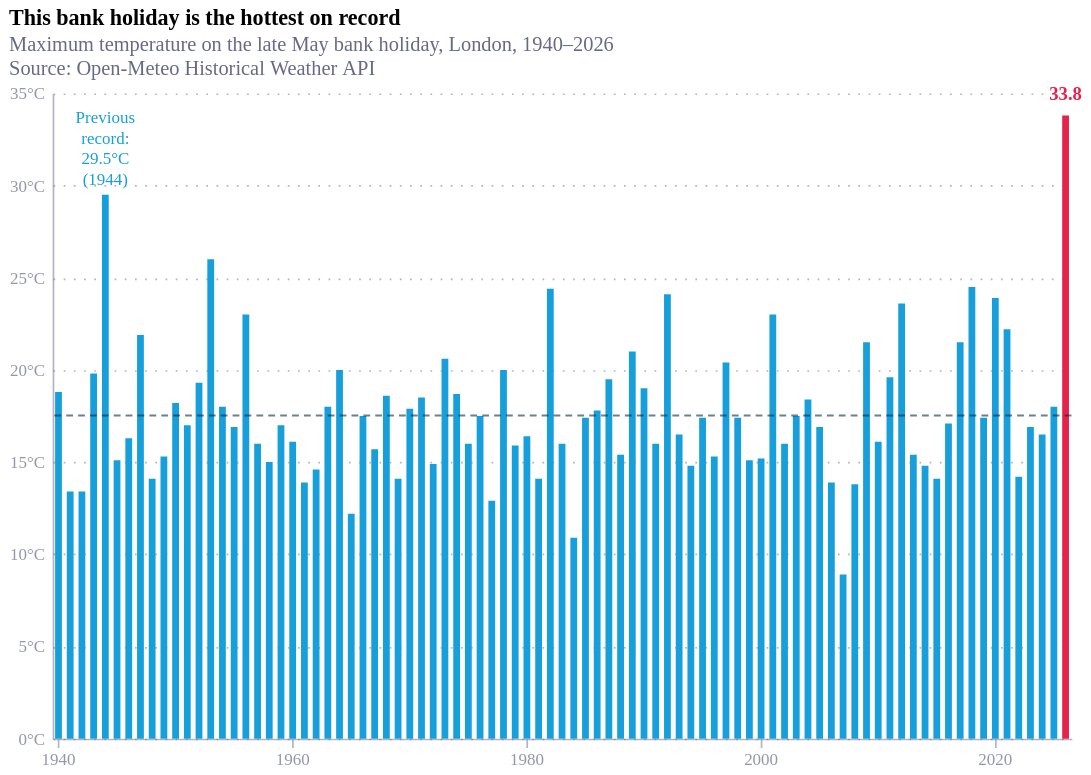

Notebook code for this chart:
### Code cell
bh_om["year_str"] = bh_om["year"].astype(str)

mean_val = bh_om[bh_om["year"] < 2026]["tmax"].mean()

bars = alt.Chart(bh_om).mark_bar(width=4).encode(
    x=alt.X("year:O",
            axis=alt.Axis(
                values=[1940, 1960, 1980, 2000, 2020],
                labelExpr="datum.value == 2026 ? '' : datum.value",
                labelAngle=0,
                title=""
            )),
    y=alt.Y("tmax:Q",
            axis=alt.Axis(labelExpr="datum.value + '°C'"),
            title=""),
    color=alt.condition(
        alt.datum.year == 2026,
        alt.value(pallete["nominal_2"]),
        alt.value(pallete["nominal_1"])
    ),
    tooltip=[
        alt.Tooltip("year:O", title="Year"),
        alt.Tooltip("date:T", title="Date", format="%d %b %Y"),
        alt.Tooltip("tmax:Q", title="Max temp (°C)", format=".1f")
    ]
)

mean_line = alt.Chart(pd.DataFrame({"y": [mean_val]})).mark_rule(
    strokeDash=[4, 3],
    strokeWidth=1.2,
    color=pallete["domain"],
    opacity=0.6
).encode(y="y:Q")

mean_label = alt.Chart(pd.DataFrame({
    "y": [mean_val],
    "text": [f"Average: {mean_val:.1f}°C"]
})).mark_text(
    align="right", dx=-4, dy=-8, fontSize=10,
    color=pallete["domain"]
).encode(
    x=alt.value(900),
    y="y:Q",
    text="text:N"
)

# 2026 label
label_2026 = alt.Chart(bh_om[bh_om["year"] == 2026]).mark_text(
    align="center", dy=-12, fontSize=11,
    fontWeight="bold", color=pallete["nominal_2"]
).encode(
    x=alt.X("year:O"),
    y=alt.Y("tmax:Q"),
    text=alt.Text("tmax:Q", format=".1f")
)

# 1944 label
label_1944 = alt.Chart(bh_om[bh_om["year"] == 1944]).mark_text(
    align="center", dy=-45, fontSize=10,
    color=pallete["nominal_1"]
).encode(
    x=alt.X("year:O"),
    y=alt.Y("tmax:Q"),
    text=alt.value(["Previous", "record: ", "29.5°C ", "(1944)"])
)

bar = (bars + mean_line + label_2026 + label_1944).properties(
    width=600,
    height=380,
    title=alt.TitleParams(
        text="This bank holiday is the hottest on record",
        subtitle=[
            "Maximum temperature on the late May bank holiday, London, 1940–2026",
            "Source: Open-Meteo Historical Weather API"
        ],
        subtitleColor="#676A86",
        anchor="start"
    )
)

bar

### Figure 1 — Vega-Lite specification as saved in the notebook (floating-point values rounded to 4 significant figures)
{"config": {"font": "Circular Std", "mark": {"line": {"interpolate": "monotone"}}, "view": {"stroke": "transparent", "width": 400, "height": 300}, "range": {"category": ["#36B7B4", "#E6224B", "#F4C245", "#0063AF", "#00A767", "#179FDB", "#EB5C2E"], "diverging": ["#E6224B", "#E54753", "#C9C9C9", "#179FDB", "#122B39"], "heatmap": ["#C9C9C9", "#179FDB", "#0063AF", "#122B39"], "ordinal": ["#00A767", "#36B7B4", "#179FDB", "#0063AF", "#243B5A"]}, "axisX": {"domainColor": "#676A86", "domainOpacity": 0.5, "grid": false, "labelAngle": 0, "labelColor": "#676A86", "labelOpacity": 0.7, "orient": "bottom", "tickColor": "#676A86", "tickCount": 10, "tickOpacity": 0.5, "title": false, "titleAlign": "center", "titleAnchor": "middle", "titleColor": "#676A86", "titleFontSize": 12, "titleOpacity": 0.8, "titleY": -15}, "axisY": {"domainColor": "#676A86", "domainOpacity": 0.5, "gridColor": "#676A86", "gridDash": [1, 5], "gridOpacity": 0.5, "labelColor": "#676A86", "labelOpacity": 0.7, "labelPadding": 5, "tickColor": "#676A86", "tickCount": 8, "tickOpacity": 0.5, "ticks": false, "titleAlign": "left", "titleAngle": 0, "titleBaseline": "bottom", "titleColor": "#676A86", "titleFontSize": 12, "titleOpacity": 0.8, "titleX": 0, "titleY": -7}}, "layer": [{"data": {"name": "data-e45074591a3da60e2c8cd74bab181f10"}, "mark": {"type": "bar", "width": 4}, "encoding": {"color": {"condition": {"test": "(datum.year === 2026)", "value": "#e6224b"}, "value": "#179fdb"}, "tooltip": [{"field": "year", "title": "Year", "type": "ordinal"}, {"field": "date", "format": "%d %b %Y", "title": "Date", "type": "temporal"}, {"field": "tmax", "format": ".1f", "title": "Max temp (°C)", "type": "quantitative"}], "x": {"axis": {"labelAngle": 0, "labelExpr": "datum.value == 2026 ? '' : datum.value", "title": "", "values": [1940, 1960, 1980, 2000, 2020]}, "field": "year", "type": "ordinal"}, "y": {"axis": {"labelExpr": "datum.value + '°C'"}, "field": "tmax", "title": "", "type": "quantitative"}}}, {"data": {"name": "data-49e26bf347e601a27627901a5b3d7759"}, "mark": {"type": "rule", "color": "#122b39", "opacity": 0.6, "strokeDash": [4, 3], "strokeWidth": 1.2}, "encoding": {"y": {"field": "y", "type": "quantitative"}}}, {"data": {"name": "data-6ebb2631ce6d2b8b1b8875a9080eb627"}, "mark": {"type": "text", "align": "center", "color": "#e6224b", "dy": -12, "fontSize": 11, "fontWeight": "bold"}, "encoding": {"text": {"field": "tmax", "format": ".1f", "type": "quantitative"}, "x": {"field": "year", "type": "ordinal"}, "y": {"field": "tmax", "type": "quantitative"}}}, {"data": {"name": "data-a30e0ec029662c81aa3b89ad3822c38d"}, "mark": {"type": "text", "align": "center", "color": "#179fdb", "dy": -45, "fontSize": 10}, "encoding": {"text": {"value": ["Previous", "record: ", "29.5°C ", "(1944)"]}, "x": {"field": "year", "type": "ordinal"}, "y": {"field": "tmax", "type": "quantitative"}}}], "height": 380, "title": {"text": "This bank holiday is the hottest on record", "anchor": "start", "subtitle": ["Maximum temperature on the late May bank holiday, London, 1940–2026", "Source: Open-Meteo Historical Weather API"], "subtitleColor": "#676A86"}, "width": 600, "$schema": "https://vega.github.io/schema/vega-lite/v6.1.0.json", "datasets": {"data-e45074591a3da60e2c8cd74bab181f10": [{"date": "1940-05-27T00:00:00", "tmax": 18.8, "year": 1940, "year_str": "1940"}, {"date": "1941-05-26T00:00:00", "tmax": 13.4, "year": 1941, "year_str": "1941"}, {"date": "1942-05-25T00:00:00", "tmax": 13.4, "year": 1942, "year_str": "1942"}, {"date": "1943-05-31T00:00:00", "tmax": 19.8, "year": 1943, "year_str": "1943"}, {"date": "1944-05-29T00:00:00", "tmax": 29.5, "year": 1944, "year_str": "1944"}, {"date": "1945-05-28T00:00:00", "tmax": 15.1, "year": 1945, "year_str": "1945"}, {"date": "1946-05-27T00:00:00", "tmax": 16.3, "year": 1946, "year_str": "1946"}, {"date": "1947-05-26T00:00:00", "tmax": 21.9, "year": 1947, "year_str": "1947"}, {"date": "1948-05-31T00:00:00", "tmax": 14.1, "year": 1948, "year_str": "1948"}, {"date": "1949-05-30T00:00:00", "tmax": 15.3, "year": 1949, "year_str": "1949"}, {"date": "1950-05-29T00:00:00", "tmax": 18.2, "year": 1950, "year_str": "1950"}, {"date": "1951-05-28T00:00:00", "tmax": 17.0, "year": 1951, "year_str": "1951"}, {"date": "1952-05-26T00:00:00", "tmax": 19.3, "year": 1952, "year_str": "1952"}, {"date": "1953-05-25T00:00:00", "tmax": 26.0, "year": 1953, "year_str": "1953"}, {"date": "1954-05-31T00:00:00", "tmax": 18.0, "year": 1954, "year_str": "1954"}, {"date": "1955-05-30T00:00:00", "tmax": 16.9, "year": 1955, "year_str": "1955"}, {"date": "1956-05-28T00:00:00", "tmax": 23.0, "year": 1956, "year_str": "1956"}, {"date": "1957-05-27T00:00:00", "tmax": 16.0, "year": 1957, "year_str": "1957"}, {"date": "1958-05-26T00:00:00", "tmax": 15.0, "year": 1958, "year_str": "1958"}, {"date": "1959-05-25T00:00:00", "tmax": 17.0, "year": 1959, "year_str": "1959"}, {"date": "1960-05-30T00:00:00", "tmax": 16.1, "year": 1960, "year_str": "1960"}, {"date": "1961-05-29T00:00:00", "tmax": 13.9, "year": 1961, "year_str": "1961"}, {"date": "1962-05-28T00:00:00", "tmax": 14.6, "year": 1962, "year_str": "1962"}, {"date": "1963-05-27T00:00:00", "tmax": 18.0, "year": 1963, "year_str": "1963"}, {"date": "1964-05-25T00:00:00", "tmax": 20.0, "year": 1964, "year_str": "1964"}, {"date": "1965-05-31T00:00:00", "tmax": 12.2, "year": 1965, "year_str": "1965"}, {"date": "1966-05-30T00:00:00", "tmax": 17.5, "year": 1966, "year_str": "1966"}, {"date": "1967-05-29T00:00:00", "tmax": 15.7, "year": 1967, "year_str": "1967"}, {"date": "1968-05-27T00:00:00", "tmax": 18.6, "year": 1968, "year_str": "1968"}, {"date": "1969-05-26T00:00:00", "tmax": 14.1, "year": 1969, "year_str": "1969"}, {"date": "1970-05-25T00:00:00", "tmax": 17.9, "year": 1970, "year_str": "1970"}, {"date": "1971-05-31T00:00:00", "tmax": 18.5, "year": 1971, "year_str": "1971"}, {"date": "1972-05-29T00:00:00", "tmax": 14.9, "year": 1972, "year_str": "1972"}, {"date": "1973-05-28T00:00:00", "tmax": 20.6, "year": 1973, "year_str": "1973"}, {"date": "1974-05-27T00:00:00", "tmax": 18.7, "year": 1974, "year_str": "1974"}, {"date": "1975-05-26T00:00:00", "tmax": 16.0, "year": 1975, "year_str": "1975"}, {"date": "1976-05-31T00:00:00", "tmax": 17.5, "year": 1976, "year_str": "1976"}, {"date": "1977-05-30T00:00:00", "tmax": 12.9, "year": 1977, "year_str": "1977"}, {"date": "1978-05-29T00:00:00", "tmax": 20.0, "year": 1978, "year_str": "1978"}, {"date": "1979-05-28T00:00:00", "tmax": 15.9, "year": 1979, "year_str": "1979"}, {"date": "1980-05-26T00:00:00", "tmax": 16.4, "year": 1980, "year_str": "1980"}, {"date": "1981-05-25T00:00:00", "tmax": 14.1, "year": 1981, "year_str": "1981"}, {"date": "1982-05-31T00:00:00", "tmax": 24.4, "year": 1982, "year_str": "1982"}, {"date": "1983-05-30T00:00:00", "tmax": 16.0, "year": 1983, "year_str": "1983"}, {"date": "1984-05-28T00:00:00", "tmax": 10.9, "year": 1984, "year_str": "1984"}, {"date": "1985-05-27T00:00:00", "tmax": 17.4, "year": 1985, "year_str": "1985"}, {"date": "1986-05-26T00:00:00", "tmax": 17.8, "year": 1986, "year_str": "1986"}, {"date": "1987-05-25T00:00:00", "tmax": 19.5, "year": 1987, "year_str": "1987"}, {"date": "1988-05-30T00:00:00", "tmax": 15.4, "year": 1988, "year_str": "1988"}, {"date": "1989-05-29T00:00:00", "tmax": 21.0, "year": 1989, "year_str": "1989"}, {"date": "1990-05-28T00:00:00", "tmax": 19.0, "year": 1990, "year_str": "1990"}, {"date": "1991-05-27T00:00:00", "tmax": 16.0, "year": 1991, "year_str": "1991"}, {"date": "1992-05-25T00:00:00", "tmax": 24.1, "year": 1992, "year_str": "1992"}, {"date": "1993-05-31T00:00:00", "tmax": 16.5, "year": 1993, "year_str": "1993"}, {"date": "1994-05-30T00:00:00", "tmax": 14.8, "year": 1994, "year_str": "1994"}, {"date": "1995-05-29T00:00:00", "tmax": 17.4, "year": 1995, "year_str": "1995"}, {"date": "1996-05-27T00:00:00", "tmax": 15.3, "year": 1996, "year_str": "1996"}, {"date": "1997-05-26T00:00:00", "tmax": 20.4, "year": 1997, "year_str": "1997"}, {"date": "1998-05-25T00:00:00", "tmax": 17.4, "year": 1998, "year_str": "1998"}, {"date": "1999-05-31T00:00:00", "tmax": 15.1, "year": 1999, "year_str": "1999"}, {"date": "2000-05-29T00:00:00", "tmax": 15.2, "year": 2000, "year_str": "2000"}, {"date": "2001-05-28T00:00:00", "tmax": 23.0, "year": 2001, "year_str": "2001"}, {"date": "2002-05-27T00:00:00", "tmax": 16.0, "year": 2002, "year_str": "2002"}, {"date": "2003-05-26T00:00:00", "tmax": 17.5, "year": 2003, "year_str": "2003"}, {"date": "2004-05-31T00:00:00", "tmax": 18.4, "year": 2004, "year_str": "2004"}, {"date": "2005-05-30T00:00:00", "tmax": 16.9, "year": 2005, "year_str": "2005"}, {"date": "2006-05-29T00:00:00", "tmax": 13.9, "year": 2006, "year_str": "2006"}, {"date": "2007-05-28T00:00:00", "tmax": 8.9, "year": 2007, "year_str": "2007"}, {"date": "2008-05-26T00:00:00", "tmax": 13.8, "year": 2008, "year_str": "2008"}, {"date": "2009-05-25T00:00:00", "tmax": 21.5, "year": 2009, "year_str": "2009"}, {"date": "2010-05-31T00:00:00", "tmax": 16.1, "year": 2010, "year_str": "2010"}, {"date": "2011-05-30T00:00:00", "tmax": 19.6, "year": 2011, "year_str": "2011"}, {"date": "2012-05-28T00:00:00", "tmax": 23.6, "year": 2012, "year_str": "2012"}, {"date": "2013-05-27T00:00:00", "tmax": 15.4, "year": 2013, "year_str": "2013"}, {"date": "2014-05-26T00:00:00", "tmax": 14.8, "year": 2014, "year_str": "2014"}, {"date": "2015-05-25T00:00:00", "tmax": 14.1, "year": 2015, "year_str": "2015"}, {"date": "2016-05-30T00:00:00", "tmax": 17.1, "year": 2016, "year_str": "2016"}, {"date": "2017-05-29T00:00:00", "tmax": 21.5, "year": 2017, "year_str": "2017"}, {"date": "2018-05-28T00:00:00", "tmax": 24.5, "year": 2018, "year_str": "2018"}, {"date": "2019-05-27T00:00:00", "tmax": 17.4, "year": 2019, "year_str": "2019"}, {"date": "2020-05-25T00:00:00", "tmax": 23.9, "year": 2020, "year_str": "2020"}, {"date": "2021-05-31T00:00:00", "tmax": 22.2, "year": 2021, "year_str": "2021"}, {"date": "2022-05-30T00:00:00", "tmax": 14.2, "year": 2022, "year_str": "2022"}, {"date": "2023-05-29T00:00:00", "tmax": 16.9, "year": 2023, "year_str": "2023"}, {"date": "2024-05-27T00:00:00", "tmax": 16.5, "year": 2024, "year_str": "2024"}, {"date": "2025-05-26T00:00:00", "tmax": 18.0, "year": 2025, "year_str": "2025"}, {"date": "2026-05-25T00:00:00", "tmax": 33.8, "year": 2026, "year_str": "2026"}], "data-49e26bf347e601a27627901a5b3d7759": [{"y": 17.53}], "data-6ebb2631ce6d2b8b1b8875a9080eb627": [{"date": "2026-05-25T00:00:00", "tmax": 33.8, "year": 2026, "year_str": "2026"}], "data-a30e0ec029662c81aa3b89ad3822c38d": [{"date": "1944-05-29T00:00:00", "tmax": 29.5, "year": 1944, "year_str": "1944"}]}}
